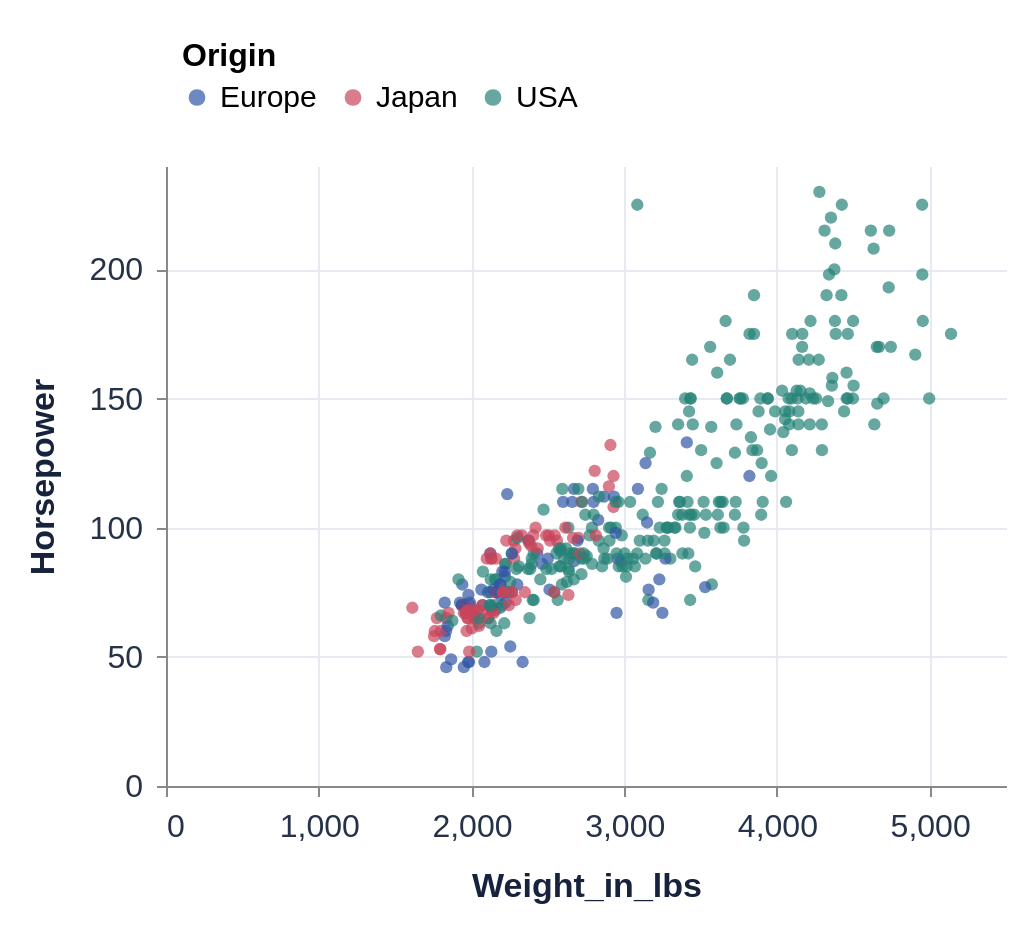

The Vega-Lite source for this figure:
### Vega-Lite specification from a JSON file in a GitHub repository (floating-point values rounded to 4 significant figures; data arrays with more than 128 entries replaced by an {"elided": "..."} marker saying what was removed)
{"$schema": "https://vega.github.io/schema/vega-lite/v6.json", "data": {"values": {"elided": "406 records"}}, "mark": "circle", "encoding": {"x": {"field": "Weight_in_lbs", "type": "quantitative"}, "y": {"field": "Horsepower", "type": "quantitative"}, "color": {"field": "Origin", "type": "nominal"}}, "width": 420, "height": 310, "padding": 12, "background": "#ffffff", "config": {"font": "Arial", "view": {"stroke": null}, "axis": {"labelFontSize": 16, "titleFontSize": 17, "titlePadding": 14, "labelPadding": 7, "gridColor": "#e7eaf0", "tickCount": 5, "labelColor": "#263248", "titleColor": "#17233c"}, "legend": {"orient": "top", "labelFontSize": 15, "titleFontSize": 16, "padding": 8, "symbolSize": 70}, "mark": {"color": "#3157a4"}, "point": {"size": 45, "strokeWidth": 1.4}, "circle": {"size": 38}, "line": {"strokeWidth": 2.5}, "range": {"category": ["#3157a4", "#c9455a", "#258276"]}}}
